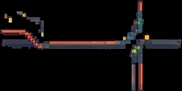
#> input picture assets/raw/clean/floor_cables.png, 182 x 91 px
$ python -i slice_tileset.py   (imports and definitions only)
#> lines starting #> are read from the running program, lines starting #| are printed output that depends on the picture; after the words box and inside, x2 and y2 are one past the last pixel; in counts of white or black regions, pixels touching at a corner belong together
#> further down, picture is the input picture: shape (91, 182, 3); mean B, G, R 12.2, 11.5, 14.4
"""Slice tileset.png (team's 64-px top-down sheet, delivered upscaled x1.433) into sprites.

Step 1 (this file, `index` mode): find every prop on the sheet and write a numbered index
picture, so each piece can be named once in tools/art/tileset_names.json.
Step 2 (`build` mode): cut the named pieces at 64-px scale with the dark background and grid
removed, pack them into client/public/assets/interior/atlas.png + atlas.json.

    python3 -I tools/art/slice_tileset.py index <tileset.png> <out dir>
    python3 -I tools/art/slice_tileset.py build <tileset.png> <names.json> <out dir> [reference.png]

Pieces marked "src": "reference" are cut from base_reference.png instead (the bridge consoles,
the wall map and the hall wall panels are not on the sheet). Floor and wall tiles also go into
tiles.png, a plain 64-px grid for the Tiled tile layers.

Build-time tool only (Pillow, numpy, scipy); nothing here ships with the game.
"""
import json
import sys

import numpy as np
from PIL import Image, ImageDraw
from scipy import ndimage

TILE = 64
SHEET_W = 1920  # the sheet's own size at 64 px per tile


# [5 lines left out: function load, not called in this run]


def background(rgb):
    """Dark sheet background and its slightly lighter grid lines."""
    r, g, b = rgb[..., 0], rgb[..., 1], rgb[..., 2]
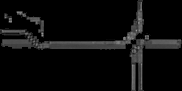
#> r: shape (91, 182); min 0, max 153, mean 12.2
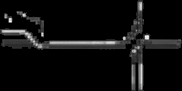
#> b: shape (91, 182); min 0, max 247, mean 14.4
    lum = (r + g + b) / 3
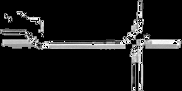
#> lum: shape (91, 182) float64; min 0, max 85, mean 8.8; drawn with min black and max white
    sat = rgb.max(axis=2) - rgb.min(axis=2)
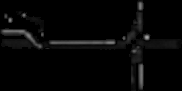
#> sat: shape (91, 182); min 0, max 163, mean 6.3
    return (lum < 64) & (sat < 30) & (b >= r - 2)
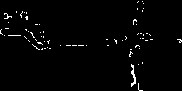
#> returned value: shape (91, 182) bool; 1.8% white in thin lines or dots


def components(rgb):
    solid = ~background(rgb)
#> solid: shape (91, 182) bool; 98.2% white; black in thin lines or dots
    solid = ndimage.binary_opening(solid, iterations=1)
#> solid: shape (91, 182) bool; 98% white; black in thin lines or dots
    # Join the parts of one prop (a plant and its pot, a desk and its screen).
    joined = ndimage.binary_closing(solid, iterations=4)
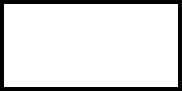
#> joined: shape (91, 182) bool; 87.2% white; 1 black region, box (x1, y1, x2, y2) and area: (0, 0, 182, 91) 2120
    lab, n = ndimage.label(joined)
#> n = 1
    boxes = []
    for sl in ndimage.find_objects(lab):
        y0, y1, x0, x1 = sl[0].start, sl[0].stop, sl[1].start, sl[1].stop
        if (x1 - x0) * (y1 - y0) < 120:
            continue
        boxes.append((x0, y0, x1, y1))
#> this loop made 1 pass
#> (y0, y1, x0, x1) on pass 1: (4, 87, 4, 178)
#> after the loop, boxes = [(4, 4, 178, 87)]
    boxes.sort(key=lambda b: (b[1] // 40, b[0]))
    return boxes, solid


# [69 lines left out: functions index, build, not called in this run]


CLEAN_DIR = 'assets/raw/clean'
SHEET_SRC_W = 2752  # tileset.png's own width; the clean cut-outs are at this size


# [12 lines left out: function clean, not called in this run]


WALL_DARK = (29, 32, 40)
WALL_RIM = (88, 96, 108)
WALL_EDGE = (52, 57, 67)


# [34 lines left out: function tiles, not called in this run]


# [6 lines not run here, left out]

>>> import cv2
>>> picture = cv2.imread('../../assets/raw/clean/floor_cables.png')
>>> result = components(picture)
